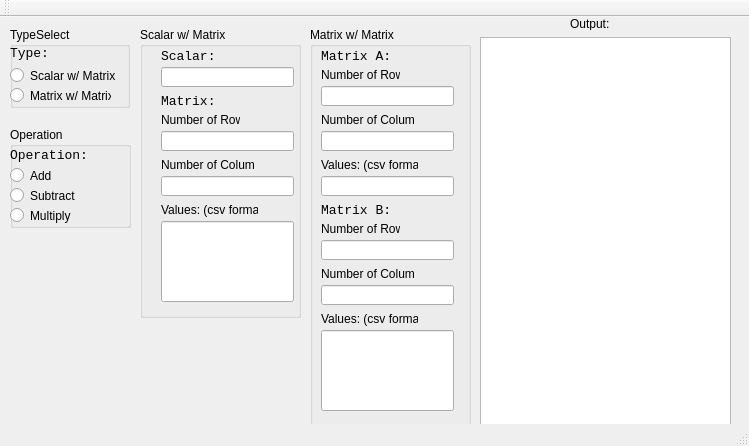
<?xml version="1.0" encoding="UTF-8"?>
<ui version="4.0">
 <class>MainWindow</class>
 <widget class="QMainWindow" name="MainWindow">
  <property name="geometry">
   <rect>
    <x>0</x>
    <y>0</y>
    <width>749</width>
    <height>446</height>
   </rect>
  </property>
  <property name="windowTitle">
   <string>Matrix Calculator</string>
  </property>
  <widget class="QWidget" name="centralWidget">
   <widget class="QGraphicsView" name="graphicsView">
    <property name="geometry">
     <rect>
      <x>480</x>
      <y>20</y>
      <width>251</width>
      <height>391</height>
     </rect>
    </property>
   </widget>
   <widget class="QGroupBox" name="TypeBox">
    <property name="geometry">
     <rect>
      <x>10</x>
      <y>10</y>
      <width>120</width>
      <height>81</height>
     </rect>
    </property>
    <property name="title">
     <string>TypeSelect</string>
    </property>
    <widget class="QLabel" name="label_4">
     <property name="geometry">
      <rect>
       <x>0</x>
       <y>20</y>
       <width>47</width>
       <height>13</height>
      </rect>
     </property>
     <property name="font">
      <font>
       <family>Lucida Console</family>
       <pointsize>10</pointsize>
      </font>
     </property>
     <property name="text">
      <string>Type:</string>
     </property>
    </widget>
    <widget class="QRadioButton" name="radioButtonSxM">
     <property name="geometry">
      <rect>
       <x>0</x>
       <y>40</y>
       <width>111</width>
       <height>17</height>
      </rect>
     </property>
     <property name="text">
      <string>Scalar w/ Matrix</string>
     </property>
    </widget>
    <widget class="QRadioButton" name="radioButtonMxM">
     <property name="geometry">
      <rect>
       <x>0</x>
       <y>60</y>
       <width>101</width>
       <height>17</height>
      </rect>
     </property>
     <property name="text">
      <string>Matrix w/ Matrix</string>
     </property>
    </widget>
   </widget>
   <widget class="QGroupBox" name="sxmBox">
    <property name="geometry">
     <rect>
      <x>140</x>
      <y>10</y>
      <width>161</width>
      <height>291</height>
     </rect>
    </property>
    <property name="title">
     <string>Scalar w/ Matrix</string>
    </property>
    <widget class="QLineEdit" name="lineEditCols">
     <property name="geometry">
      <rect>
       <x>21</x>
       <y>149</y>
       <width>133</width>
       <height>20</height>
      </rect>
     </property>
    </widget>
    <widget class="QLabel" name="label">
     <property name="geometry">
      <rect>
       <x>21</x>
       <y>85</y>
       <width>79</width>
       <height>16</height>
      </rect>
     </property>
     <property name="text">
      <string>Number of Rows</string>
     </property>
    </widget>
    <widget class="QLabel" name="label_2">
     <property name="geometry">
      <rect>
       <x>21</x>
       <y>130</y>
       <width>93</width>
       <height>16</height>
      </rect>
     </property>
     <property name="text">
      <string>Number of Columns</string>
     </property>
    </widget>
    <widget class="QLineEdit" name="lineEditRows">
     <property name="geometry">
      <rect>
       <x>21</x>
       <y>104</y>
       <width>133</width>
       <height>20</height>
      </rect>
     </property>
    </widget>
    <widget class="QLabel" name="label_5">
     <property name="geometry">
      <rect>
       <x>21</x>
       <y>66</y>
       <width>56</width>
       <height>16</height>
      </rect>
     </property>
     <property name="font">
      <font>
       <family>Lucida Console</family>
       <pointsize>10</pointsize>
      </font>
     </property>
     <property name="text">
      <string>Matrix:</string>
     </property>
    </widget>
    <widget class="QLabel" name="label_6">
     <property name="geometry">
      <rect>
       <x>21</x>
       <y>21</y>
       <width>56</width>
       <height>16</height>
      </rect>
     </property>
     <property name="font">
      <font>
       <family>Lucida Console</family>
       <pointsize>10</pointsize>
      </font>
     </property>
     <property name="text">
      <string>Scalar:</string>
     </property>
    </widget>
    <widget class="QLineEdit" name="lineEdit">
     <property name="geometry">
      <rect>
       <x>21</x>
       <y>40</y>
       <width>133</width>
       <height>20</height>
      </rect>
     </property>
    </widget>
    <widget class="QLineEdit" name="lineEdit_2">
     <property name="geometry">
      <rect>
       <x>21</x>
       <y>194</y>
       <width>133</width>
       <height>81</height>
      </rect>
     </property>
    </widget>
    <widget class="QLabel" name="label_7">
     <property name="geometry">
      <rect>
       <x>21</x>
       <y>175</y>
       <width>97</width>
       <height>16</height>
      </rect>
     </property>
     <property name="text">
      <string>Values: (csv format)</string>
     </property>
    </widget>
   </widget>
   <widget class="QGroupBox" name="mxmBox">
    <property name="geometry">
     <rect>
      <x>310</x>
      <y>10</y>
      <width>161</width>
      <height>401</height>
     </rect>
    </property>
    <property name="title">
     <string>Matrix w/ Matrix</string>
    </property>
    <widget class="QLineEdit" name="lineEditCols_2">
     <property name="geometry">
      <rect>
       <x>11</x>
       <y>104</y>
       <width>133</width>
       <height>20</height>
      </rect>
     </property>
    </widget>
    <widget class="QLabel" name="label_8">
     <property name="geometry">
      <rect>
       <x>11</x>
       <y>40</y>
       <width>79</width>
       <height>16</height>
      </rect>
     </property>
     <property name="text">
      <string>Number of Rows</string>
     </property>
    </widget>
    <widget class="QLabel" name="label_9">
     <property name="geometry">
      <rect>
       <x>11</x>
       <y>85</y>
       <width>93</width>
       <height>16</height>
      </rect>
     </property>
     <property name="text">
      <string>Number of Columns</string>
     </property>
    </widget>
    <widget class="QLineEdit" name="lineEditRows_2">
     <property name="geometry">
      <rect>
       <x>11</x>
       <y>59</y>
       <width>133</width>
       <height>20</height>
      </rect>
     </property>
    </widget>
    <widget class="QLabel" name="label_10">
     <property name="geometry">
      <rect>
       <x>11</x>
       <y>21</y>
       <width>72</width>
       <height>16</height>
      </rect>
     </property>
     <property name="font">
      <font>
       <family>Lucida Console</family>
       <pointsize>10</pointsize>
      </font>
     </property>
     <property name="text">
      <string>Matrix A:</string>
     </property>
    </widget>
    <widget class="QLineEdit" name="lineEdit_4">
     <property name="geometry">
      <rect>
       <x>11</x>
       <y>149</y>
       <width>133</width>
       <height>20</height>
      </rect>
     </property>
    </widget>
    <widget class="QLabel" name="label_12">
     <property name="geometry">
      <rect>
       <x>11</x>
       <y>130</y>
       <width>97</width>
       <height>16</height>
      </rect>
     </property>
     <property name="text">
      <string>Values: (csv format)</string>
     </property>
    </widget>
    <widget class="QLabel" name="label_11">
     <property name="geometry">
      <rect>
       <x>11</x>
       <y>239</y>
       <width>93</width>
       <height>16</height>
      </rect>
     </property>
     <property name="text">
      <string>Number of Columns</string>
     </property>
    </widget>
    <widget class="QLineEdit" name="lineEditCols_3">
     <property name="geometry">
      <rect>
       <x>11</x>
       <y>258</y>
       <width>133</width>
       <height>20</height>
      </rect>
     </property>
    </widget>
    <widget class="QLineEdit" name="lineEdit_5">
     <property name="geometry">
      <rect>
       <x>11</x>
       <y>303</y>
       <width>133</width>
       <height>81</height>
      </rect>
     </property>
    </widget>
    <widget class="QLabel" name="label_13">
     <property name="geometry">
      <rect>
       <x>11</x>
       <y>284</y>
       <width>97</width>
       <height>16</height>
      </rect>
     </property>
     <property name="text">
      <string>Values: (csv format)</string>
     </property>
    </widget>
    <widget class="QLineEdit" name="lineEditRows_3">
     <property name="geometry">
      <rect>
       <x>11</x>
       <y>213</y>
       <width>133</width>
       <height>20</height>
      </rect>
     </property>
    </widget>
    <widget class="QLabel" name="label_14">
     <property name="geometry">
      <rect>
       <x>11</x>
       <y>175</y>
       <width>72</width>
       <height>16</height>
      </rect>
     </property>
     <property name="font">
      <font>
       <family>Lucida Console</family>
       <pointsize>10</pointsize>
      </font>
     </property>
     <property name="text">
      <string>Matrix B:</string>
     </property>
    </widget>
    <widget class="QLabel" name="label_15">
     <property name="geometry">
      <rect>
       <x>11</x>
       <y>194</y>
       <width>79</width>
       <height>16</height>
      </rect>
     </property>
     <property name="text">
      <string>Number of Rows</string>
     </property>
    </widget>
   </widget>
   <widget class="QGroupBox" name="operationBox">
    <property name="geometry">
     <rect>
      <x>10</x>
      <y>110</y>
      <width>121</width>
      <height>101</height>
     </rect>
    </property>
    <property name="title">
     <string>Operation</string>
    </property>
    <widget class="QRadioButton" name="radioButton_5">
     <property name="geometry">
      <rect>
       <x>0</x>
       <y>60</y>
       <width>82</width>
       <height>17</height>
      </rect>
     </property>
     <property name="text">
      <string>Subtract</string>
     </property>
    </widget>
    <widget class="QRadioButton" name="radioButton">
     <property name="geometry">
      <rect>
       <x>0</x>
       <y>40</y>
       <width>51</width>
       <height>17</height>
      </rect>
     </property>
     <property name="text">
      <string>Add</string>
     </property>
    </widget>
    <widget class="QLabel" name="label_3">
     <property name="geometry">
      <rect>
       <x>0</x>
       <y>20</y>
       <width>91</width>
       <height>16</height>
      </rect>
     </property>
     <property name="font">
      <font>
       <family>Lucida Console</family>
       <pointsize>10</pointsize>
      </font>
     </property>
     <property name="text">
      <string>Operation:</string>
     </property>
    </widget>
    <widget class="QRadioButton" name="radioButton_4">
     <property name="geometry">
      <rect>
       <x>0</x>
       <y>80</y>
       <width>82</width>
       <height>17</height>
      </rect>
     </property>
     <property name="text">
      <string>Multiply</string>
     </property>
    </widget>
   </widget>
   <widget class="QLabel" name="label_16">
    <property name="geometry">
     <rect>
      <x>570</x>
      <y>0</y>
      <width>47</width>
      <height>13</height>
     </rect>
    </property>
    <property name="text">
     <string>Output:</string>
    </property>
   </widget>
   <zorder>graphicsView</zorder>
   <zorder>TypeBox</zorder>
   <zorder>sxmBox</zorder>
   <zorder>mxmBox</zorder>
   <zorder>operationBox</zorder>
   <zorder>label_3</zorder>
   <zorder>label_16</zorder>
  </widget>
  <widget class="QToolBar" name="mainToolBar">
   <attribute name="toolBarArea">
    <enum>TopToolBarArea</enum>
   </attribute>
   <attribute name="toolBarBreak">
    <bool>false</bool>
   </attribute>
  </widget>
  <widget class="QStatusBar" name="statusBar"/>
 </widget>
 <layoutdefault spacing="6" margin="11"/>
 <resources/>
 <connections/>
</ui>
